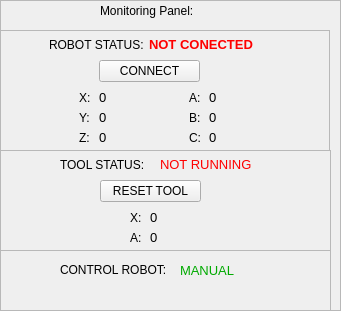
    <widget class="QFrame" name="frame_alerts">
     <property name="geometry">
      <rect>
       <x>270</x>
       <y>530</y>
       <width>341</width>
       <height>311</height>
      </rect>
     </property>
     <property name="frameShape">
      <enum>QFrame::StyledPanel</enum>
     </property>
     <property name="frameShadow">
      <enum>QFrame::Raised</enum>
     </property>
     <widget class="QLabel" name="option_panel_title_2">
      <property name="geometry">
       <rect>
        <x>100</x>
        <y>0</y>
        <width>131</width>
        <height>21</height>
       </rect>
      </property>
      <property name="text">
       <string>Monitoring Panel:</string>
      </property>
     </widget>
     <widget class="QFrame" name="frame_tool_status">
      <property name="geometry">
       <rect>
        <x>0</x>
        <y>150</y>
        <width>331</width>
        <height>101</height>
       </rect>
      </property>
      <property name="frameShape">
       <enum>QFrame::StyledPanel</enum>
      </property>
      <property name="frameShadow">
       <enum>QFrame::Raised</enum>
      </property>
      <widget class="QLabel" name="mode_label_2">
       <property name="geometry">
        <rect>
         <x>160</x>
         <y>7</y>
         <width>121</width>
         <height>16</height>
        </rect>
       </property>
       <property name="font">
        <font>
         <pointsize>10</pointsize>
        </font>
       </property>
       <property name="autoFillBackground">
        <bool>true</bool>
       </property>
       <property name="styleSheet">
        <string notr="true">color: rgb(0, 170, 0);</string>
       </property>
       <property name="text">
        <string>&lt;html&gt;&lt;head/&gt;&lt;body&gt;&lt;p&gt;&lt;span style=&quot; color:#ff0000;&quot;&gt;NOT RUNNING&lt;/span&gt;&lt;/p&gt;&lt;/body&gt;&lt;/html&gt;</string>
       </property>
      </widget>
      <widget class="QLabel" name="label_30">
       <property name="geometry">
        <rect>
         <x>60</x>
         <y>7</y>
         <width>91</width>
         <height>16</height>
        </rect>
       </property>
       <property name="text">
        <string>TOOL STATUS:</string>
       </property>
      </widget>
      <widget class="QPushButton" name="Reset_Ext_Button">
       <property name="enabled">
        <bool>true</bool>
       </property>
       <property name="geometry">
        <rect>
         <x>100</x>
         <y>30</y>
         <width>101</width>
         <height>22</height>
        </rect>
       </property>
       <property name="text">
        <string>RESET TOOL</string>
       </property>
      </widget>
      <widget class="QLabel" name="label_34">
       <property name="geometry">
        <rect>
         <x>130</x>
         <y>60</y>
         <width>21</width>
         <height>16</height>
        </rect>
       </property>
       <property name="text">
        <string>X:</string>
       </property>
      </widget>
      <widget class="QLabel" name="label_35">
       <property name="geometry">
        <rect>
         <x>130</x>
         <y>80</y>
         <width>21</width>
         <height>16</height>
        </rect>
       </property>
       <property name="text">
        <string>A:</string>
       </property>
      </widget>
      <widget class="QLabel" name="tool_pose_x_label">
       <property name="geometry">
        <rect>
         <x>150</x>
         <y>60</y>
         <width>61</width>
         <height>16</height>
        </rect>
       </property>
       <property name="font">
        <font>
         <pointsize>10</pointsize>
        </font>
       </property>
       <property name="autoFillBackground">
        <bool>true</bool>
       </property>
       <property name="styleSheet">
        <string notr="true">color: rgb(0, 170, 0);</string>
       </property>
       <property name="text">
        <string>&lt;html&gt;&lt;head/&gt;&lt;body&gt;&lt;p&gt;&lt;span style=&quot; color:#000000;&quot;&gt;0&lt;/span&gt;&lt;/p&gt;&lt;/body&gt;&lt;/html&gt;</string>
       </property>
      </widget>
      <widget class="QLabel" name="tool_pose_a_label">
       <property name="geometry">
        <rect>
         <x>150</x>
         <y>80</y>
         <width>61</width>
         <height>16</height>
        </rect>
       </property>
       <property name="font">
        <font>
         <pointsize>10</pointsize>
        </font>
       </property>
       <property name="autoFillBackground">
        <bool>true</bool>
       </property>
       <property name="styleSheet">
        <string notr="true">color: rgb(0, 170, 0);</string>
       </property>
       <property name="text">
        <string>&lt;html&gt;&lt;head/&gt;&lt;body&gt;&lt;p&gt;&lt;span style=&quot; color:#000000;&quot;&gt;0&lt;/span&gt;&lt;/p&gt;&lt;/body&gt;&lt;/html&gt;</string>
       </property>
      </widget>
     </widget>
     <widget class="QFrame" name="frame_robot_status">
      <property name="geometry">
       <rect>
        <x>-1</x>
        <y>30</y>
        <width>331</width>
        <height>121</height>
       </rect>
      </property>
      <property name="frameShape">
       <enum>QFrame::StyledPanel</enum>
      </property>
      <property name="frameShadow">
       <enum>QFrame::Raised</enum>
      </property>
      <widget class="QPushButton" name="Reset_Robot_Button">
       <property name="geometry">
        <rect>
         <x>100</x>
         <y>30</y>
         <width>101</width>
         <height>22</height>
        </rect>
       </property>
       <property name="text">
        <string>CONNECT</string>
       </property>
      </widget>
      <widget class="QLabel" name="label_29">
       <property name="geometry">
        <rect>
         <x>50</x>
         <y>10</y>
         <width>101</width>
         <height>10</height>
        </rect>
       </property>
       <property name="text">
        <string>ROBOT STATUS:</string>
       </property>
      </widget>
      <widget class="QLabel" name="robot_connection_label">
       <property name="geometry">
        <rect>
         <x>150</x>
         <y>5</y>
         <width>121</width>
         <height>20</height>
        </rect>
       </property>
       <property name="font">
        <font>
         <pointsize>10</pointsize>
        </font>
       </property>
       <property name="autoFillBackground">
        <bool>true</bool>
       </property>
       <property name="styleSheet">
        <string notr="true">color: rgb(0, 170, 0);</string>
       </property>
       <property name="text">
        <string>&lt;html&gt;&lt;head/&gt;&lt;body&gt;&lt;p&gt;&lt;span style=&quot; font-weight:700; color:#ff0000;&quot;&gt;NOT CONECTED&lt;/span&gt;&lt;/p&gt;&lt;/body&gt;&lt;/html&gt;</string>
       </property>
      </widget>
      <widget class="QLabel" name="label_31">
       <property name="geometry">
        <rect>
         <x>80</x>
         <y>60</y>
         <width>21</width>
         <height>16</height>
        </rect>
       </property>
       <property name="text">
        <string>X:</string>
       </property>
      </widget>
      <widget class="QLabel" name="label_32">
       <property name="geometry">
        <rect>
         <x>80</x>
         <y>80</y>
         <width>21</width>
         <height>16</height>
        </rect>
       </property>
       <property name="text">
        <string>Y:</string>
       </property>
      </widget>
      <widget class="QLabel" name="label_33">
       <property name="geometry">
        <rect>
         <x>80</x>
         <y>100</y>
         <width>21</width>
         <height>16</height>
        </rect>
       </property>
       <property name="text">
        <string>Z:</string>
       </property>
      </widget>
      <widget class="QLabel" name="robot_pose_x_label">
       <property name="geometry">
        <rect>
         <x>100</x>
         <y>60</y>
         <width>61</width>
         <height>16</height>
        </rect>
       </property>
       <property name="font">
        <font>
         <pointsize>10</pointsize>
        </font>
       </property>
       <property name="autoFillBackground">
        <bool>true</bool>
       </property>
       <property name="styleSheet">
        <string notr="true">color: rgb(0, 170, 0);</string>
       </property>
       <property name="text">
        <string>&lt;html&gt;&lt;head/&gt;&lt;body&gt;&lt;p&gt;&lt;span style=&quot; color:#000000;&quot;&gt;0&lt;/span&gt;&lt;/p&gt;&lt;/body&gt;&lt;/html&gt;</string>
       </property>
      </widget>
      <widget class="QLabel" name="robot_pose_y_label">
       <property name="geometry">
        <rect>
         <x>100</x>
         <y>80</y>
         <width>61</width>
         <height>16</height>
        </rect>
       </property>
       <property name="font">
        <font>
         <pointsize>10</pointsize>
        </font>
       </property>
       <property name="autoFillBackground">
        <bool>true</bool>
       </property>
       <property name="styleSheet">
        <string notr="true">color: rgb(0, 170, 0);</string>
       </property>
       <property name="text">
        <string>&lt;html&gt;&lt;head/&gt;&lt;body&gt;&lt;p&gt;&lt;span style=&quot; color:#000000;&quot;&gt;0&lt;/span&gt;&lt;/p&gt;&lt;/body&gt;&lt;/html&gt;</string>
       </property>
      </widget>
      <widget class="QLabel" name="robot_pose_z_label">
       <property name="geometry">
        <rect>
         <x>100</x>
         <y>100</y>
         <width>61</width>
         <height>16</height>
        </rect>
       </property>
       <property name="font">
        <font>
         <pointsize>10</pointsize>
        </font>
       </property>
       <property name="autoFillBackground">
        <bool>true</bool>
       </property>
       <property name="styleSheet">
        <string notr="true">color: rgb(0, 170, 0);</string>
       </property>
       <property name="text">
        <string>&lt;html&gt;&lt;head/&gt;&lt;body&gt;&lt;p&gt;&lt;span style=&quot; color:#000000;&quot;&gt;0&lt;/span&gt;&lt;/p&gt;&lt;/body&gt;&lt;/html&gt;</string>
       </property>
      </widget>
      <widget class="QLabel" name="label_36">
       <property name="geometry">
        <rect>
         <x>190</x>
         <y>60</y>
         <width>21</width>
         <height>16</height>
        </rect>
       </property>
       <property name="text">
        <string>A:</string>
       </property>
      </widget>
      <widget class="QLabel" name="label_37">
       <property name="geometry">
        <rect>
         <x>190</x>
         <y>80</y>
         <width>21</width>
         <height>16</height>
        </rect>
       </property>
       <property name="text">
        <string>B:</string>
       </property>
      </widget>
      <widget class="QLabel" name="label_38">
       <property name="geometry">
        <rect>
         <x>190</x>
         <y>100</y>
         <width>21</width>
         <height>16</height>
        </rect>
       </property>
       <property name="text">
        <string>C:</string>
       </property>
      </widget>
      <widget class="QLabel" name="robot_pose_a_label">
       <property name="geometry">
        <rect>
         <x>210</x>
         <y>60</y>
         <width>61</width>
         <height>16</height>
        </rect>
       </property>
       <property name="font">
        <font>
         <pointsize>10</pointsize>
        </font>
       </property>
       <property name="autoFillBackground">
        <bool>true</bool>
       </property>
       <property name="styleSheet">
        <string notr="true">color: rgb(0, 170, 0);</string>
       </property>
       <property name="text">
        <string>&lt;html&gt;&lt;head/&gt;&lt;body&gt;&lt;p&gt;&lt;span style=&quot; color:#000000;&quot;&gt;0&lt;/span&gt;&lt;/p&gt;&lt;/body&gt;&lt;/html&gt;</string>
       </property>
      </widget>
      <widget class="QLabel" name="robot_pose_b_label">
       <property name="geometry">
        <rect>
         <x>210</x>
         <y>80</y>
         <width>61</width>
         <height>16</height>
        </rect>
       </property>
       <property name="font">
        <font>
         <pointsize>10</pointsize>
        </font>
       </property>
       <property name="autoFillBackground">
        <bool>true</bool>
       </property>
       <property name="styleSheet">
        <string notr="true">color: rgb(0, 170, 0);</string>
       </property>
       <property name="text">
        <string>&lt;html&gt;&lt;head/&gt;&lt;body&gt;&lt;p&gt;&lt;span style=&quot; color:#000000;&quot;&gt;0&lt;/span&gt;&lt;/p&gt;&lt;/body&gt;&lt;/html&gt;</string>
       </property>
      </widget>
      <widget class="QLabel" name="robot_pose_c_label">
       <property name="geometry">
        <rect>
         <x>210</x>
         <y>100</y>
         <width>61</width>
         <height>16</height>
        </rect>
       </property>
       <property name="font">
        <font>
         <pointsize>10</pointsize>
        </font>
       </property>
       <property name="autoFillBackground">
        <bool>true</bool>
       </property>
       <property name="styleSheet">
        <string notr="true">color: rgb(0, 170, 0);</string>
       </property>
       <property name="text">
        <string>&lt;html&gt;&lt;head/&gt;&lt;body&gt;&lt;p&gt;&lt;span style=&quot; color:#000000;&quot;&gt;0&lt;/span&gt;&lt;/p&gt;&lt;/body&gt;&lt;/html&gt;</string>
       </property>
      </widget>
     </widget>
     <widget class="QFrame" name="frame_2">
      <property name="geometry">
       <rect>
        <x>0</x>
        <y>250</y>
        <width>331</width>
        <height>61</height>
       </rect>
      </property>
      <property name="frameShape">
       <enum>QFrame::StyledPanel</enum>
      </property>
      <property name="frameShadow">
       <enum>QFrame::Raised</enum>
      </property>
      <widget class="QLabel" name="control_mode_label">
       <property name="geometry">
        <rect>
         <x>180</x>
         <y>11</y>
         <width>111</width>
         <height>20</height>
        </rect>
       </property>
       <property name="font">
        <font>
         <pointsize>10</pointsize>
        </font>
       </property>
       <property name="autoFillBackground">
        <bool>true</bool>
       </property>
       <property name="styleSheet">
        <string notr="true">color: rgb(0, 170, 0);</string>
       </property>
       <property name="text">
        <string>&lt;html&gt;&lt;head/&gt;&lt;body&gt;&lt;p&gt;MANUAL&lt;/p&gt;&lt;/body&gt;&lt;/html&gt;</string>
       </property>
      </widget>
      <widget class="QLabel" name="label_24">
       <property name="geometry">
        <rect>
         <x>60</x>
         <y>10</y>
         <width>111</width>
         <height>20</height>
        </rect>
       </property>
       <property name="text">
        <string>CONTROL ROBOT:</string>
       </property>
      </widget>
     </widget>
    </widget>
